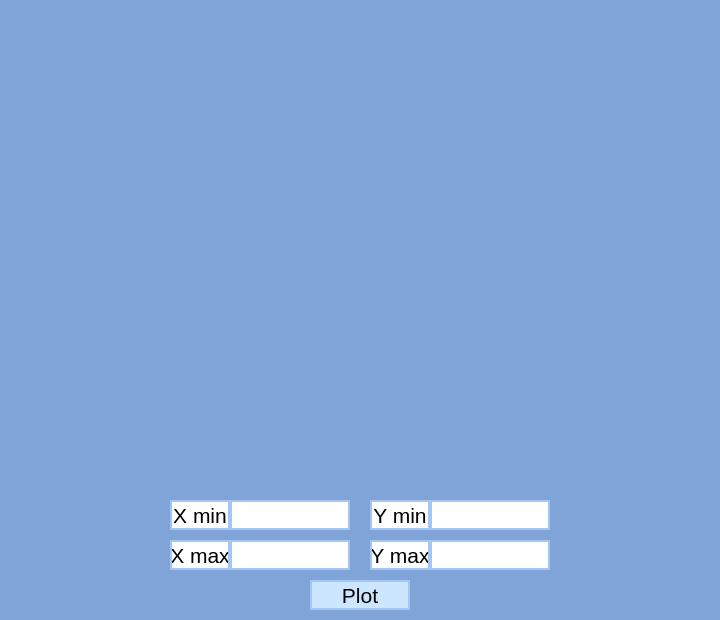
<?xml version="1.0" encoding="UTF-8"?>
<ui version="4.0">
 <class>Graph</class>
 <widget class="QDialog" name="Graph">
  <property name="geometry">
   <rect>
    <x>0</x>
    <y>0</y>
    <width>720</width>
    <height>620</height>
   </rect>
  </property>
  <property name="windowTitle">
   <string>Dialog</string>
  </property>
  <property name="styleSheet">
   <string notr="true">background-color:  rgb(128, 163, 216);</string>
  </property>
  <widget class="QCustomPlot" name="widget" native="true">
   <property name="geometry">
    <rect>
     <x>10</x>
     <y>10</y>
     <width>700</width>
     <height>480</height>
    </rect>
   </property>
  </widget>
  <widget class="QPushButton" name="pushButton_plot">
   <property name="geometry">
    <rect>
     <x>310</x>
     <y>580</y>
     <width>100</width>
     <height>30</height>
    </rect>
   </property>
   <property name="font">
    <font>
     <pointsize>16</pointsize>
    </font>
   </property>
   <property name="styleSheet">
    <string notr="true">QPushButton {
    border:  2px solid rgb(161, 199, 242);
    background-color:  rgb(205, 230, 255);
    color:  black;
}

QPushButton:pressed {
	border:  2px solid rgb(161, 199, 242);
    background-color:  rgb(182, 208, 242);
}</string>
   </property>
   <property name="text">
    <string>Plot</string>
   </property>
   <property name="autoRepeat">
    <bool>false</bool>
   </property>
   <property name="default">
    <bool>false</bool>
   </property>
   <property name="flat">
    <bool>false</bool>
   </property>
  </widget>
  <widget class="QLineEdit" name="lineEdit_x_max">
   <property name="geometry">
    <rect>
     <x>230</x>
     <y>540</y>
     <width>120</width>
     <height>30</height>
    </rect>
   </property>
   <property name="font">
    <font>
     <pointsize>16</pointsize>
    </font>
   </property>
   <property name="focusPolicy">
    <enum>Qt::ClickFocus</enum>
   </property>
   <property name="styleSheet">
    <string notr="true">border:  2px solid rgb(161, 199, 242);
background-color:  rgb(255, 255, 255);
color:  black;
</string>
   </property>
   <property name="alignment">
    <set>Qt::AlignRight|Qt::AlignTrailing|Qt::AlignVCenter</set>
   </property>
  </widget>
  <widget class="QLabel" name="label_x_max">
   <property name="geometry">
    <rect>
     <x>170</x>
     <y>540</y>
     <width>60</width>
     <height>30</height>
    </rect>
   </property>
   <property name="font">
    <font>
     <pointsize>16</pointsize>
    </font>
   </property>
   <property name="styleSheet">
    <string notr="true">border:  2px solid rgb(161, 199, 242);
background-color:  rgb(255, 255, 255);
color:  black;
</string>
   </property>
   <property name="text">
    <string>X max</string>
   </property>
   <property name="alignment">
    <set>Qt::AlignCenter</set>
   </property>
  </widget>
  <widget class="QLabel" name="label_y_max">
   <property name="geometry">
    <rect>
     <x>370</x>
     <y>540</y>
     <width>60</width>
     <height>30</height>
    </rect>
   </property>
   <property name="font">
    <font>
     <pointsize>16</pointsize>
    </font>
   </property>
   <property name="styleSheet">
    <string notr="true">border:  2px solid rgb(161, 199, 242);
background-color:  rgb(255, 255, 255);
color:  black;
</string>
   </property>
   <property name="text">
    <string>Y max</string>
   </property>
   <property name="alignment">
    <set>Qt::AlignCenter</set>
   </property>
  </widget>
  <widget class="QLineEdit" name="lineEdit_y_max">
   <property name="geometry">
    <rect>
     <x>430</x>
     <y>540</y>
     <width>120</width>
     <height>30</height>
    </rect>
   </property>
   <property name="font">
    <font>
     <pointsize>16</pointsize>
    </font>
   </property>
   <property name="focusPolicy">
    <enum>Qt::ClickFocus</enum>
   </property>
   <property name="styleSheet">
    <string notr="true">border:  2px solid rgb(161, 199, 242);
background-color:  rgb(255, 255, 255);
color:  black;
</string>
   </property>
   <property name="alignment">
    <set>Qt::AlignRight|Qt::AlignTrailing|Qt::AlignVCenter</set>
   </property>
  </widget>
  <widget class="QLabel" name="label_x_min">
   <property name="geometry">
    <rect>
     <x>170</x>
     <y>500</y>
     <width>60</width>
     <height>30</height>
    </rect>
   </property>
   <property name="font">
    <font>
     <pointsize>16</pointsize>
    </font>
   </property>
   <property name="styleSheet">
    <string notr="true">border:  2px solid rgb(161, 199, 242);
background-color:  rgb(255, 255, 255);
color:  black;
</string>
   </property>
   <property name="text">
    <string>X min</string>
   </property>
   <property name="alignment">
    <set>Qt::AlignCenter</set>
   </property>
  </widget>
  <widget class="QLineEdit" name="lineEdit_x_min">
   <property name="geometry">
    <rect>
     <x>230</x>
     <y>500</y>
     <width>120</width>
     <height>30</height>
    </rect>
   </property>
   <property name="font">
    <font>
     <pointsize>16</pointsize>
    </font>
   </property>
   <property name="focusPolicy">
    <enum>Qt::ClickFocus</enum>
   </property>
   <property name="styleSheet">
    <string notr="true">border:  2px solid rgb(161, 199, 242);
background-color:  rgb(255, 255, 255);
color:  black;
</string>
   </property>
   <property name="alignment">
    <set>Qt::AlignRight|Qt::AlignTrailing|Qt::AlignVCenter</set>
   </property>
  </widget>
  <widget class="QLineEdit" name="lineEdit_y_min">
   <property name="geometry">
    <rect>
     <x>430</x>
     <y>500</y>
     <width>120</width>
     <height>30</height>
    </rect>
   </property>
   <property name="font">
    <font>
     <pointsize>16</pointsize>
    </font>
   </property>
   <property name="focusPolicy">
    <enum>Qt::ClickFocus</enum>
   </property>
   <property name="styleSheet">
    <string notr="true">border:  2px solid rgb(161, 199, 242);
background-color:  rgb(255, 255, 255);
color:  black;
</string>
   </property>
   <property name="alignment">
    <set>Qt::AlignRight|Qt::AlignTrailing|Qt::AlignVCenter</set>
   </property>
  </widget>
  <widget class="QLabel" name="label_y_min">
   <property name="geometry">
    <rect>
     <x>370</x>
     <y>500</y>
     <width>60</width>
     <height>30</height>
    </rect>
   </property>
   <property name="font">
    <font>
     <pointsize>16</pointsize>
    </font>
   </property>
   <property name="styleSheet">
    <string notr="true">border:  2px solid rgb(161, 199, 242);
background-color:  rgb(255, 255, 255);
color:  black;
</string>
   </property>
   <property name="text">
    <string>Y min</string>
   </property>
   <property name="alignment">
    <set>Qt::AlignCenter</set>
   </property>
  </widget>
 </widget>
 <customwidgets>
  <customwidget>
   <class>QCustomPlot</class>
   <extends>QWidget</extends>
   <header>view/qcustomplot.h</header>
   <container>1</container>
  </customwidget>
 </customwidgets>
 <resources/>
 <connections/>
</ui>
